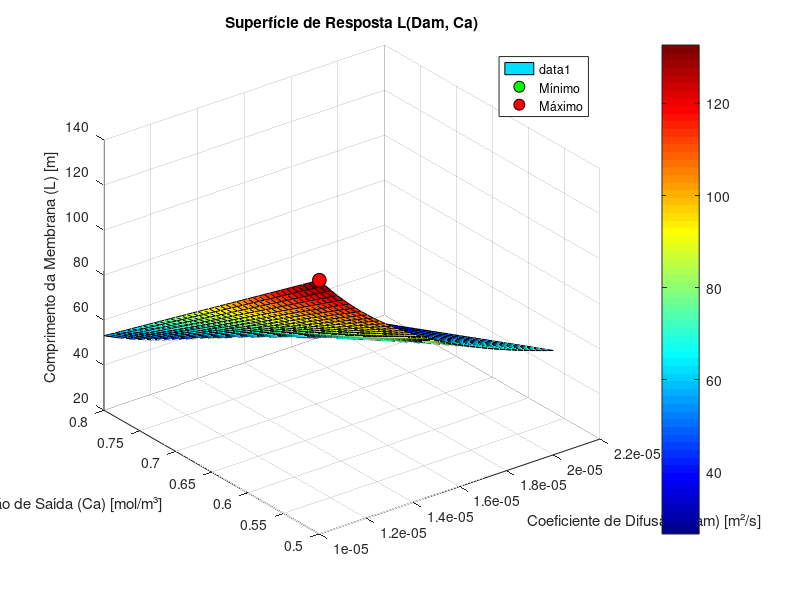

Here is the MATLAB script that generated this plot:
% =========================================================================
% PARTE 1: SIMULAÇÃO DA MEMBRANA (Seu código original)
% =========================================================================

clc;
clear;
close all;

fprintf('Iniciando simulação da membrana...\n\n');

% Parâmetros do problema
F = 0.2;         % Fluxo volumétrico (assumido, [m/s] ou similar)
Cao = 1;         % Concentração inicial (mol/m³) [cite: 700]
RIn = 0.1;       % Raio interno da membrana (m) [cite: 719]
Rout = 0.2;      % Raio externo da membrana (m) [cite: 720]
delta1 = 8.314;  % Constante (representando CT*XAs*gamma1) [cite: 707, 718]

% Intervalos para as variáveis independentes
Dam_range = linspace(0.00001, 0.00002, 40); % Intervalo para Dam
Ca_range = linspace(0.5, 0.8, 40);        % Intervalo para Ca (concentração de saída)

% Função L(Dam, Ca) baseada na equação da aula
L = @(Dam, Ca) (F * (Cao - Ca) .* log(Rout / RIn)) ./ (2 * pi * Dam * Cao * delta1);

% Criando a malha de pontos para cálculo e plotagem
[X_dam, Y_ca] = meshgrid(Dam_range, Ca_range); % Matrizes 2D para Dam e Ca
Z_l = L(X_dam, Y_ca);                      % Matriz 2D com os resultados de L

% Encontrando o ponto mínimo e máximo diretamente das matrizes (mais eficiente)
[min_value, min_idx] = min(Z_l(:));
[min_row, min_col] = ind2sub(size(Z_l), min_idx);
min_Dam = X_dam(min_row, min_col);
min_Ca = Y_ca(min_row, min_col);

[max_value, max_idx] = max(Z_l(:));
[max_row, max_col] = ind2sub(size(Z_l), max_idx);
max_Dam = X_dam(max_row, max_col);
max_Ca = Y_ca(max_row, max_col);

% Exibindo os resultados
disp(['Valor mínimo do comprimento (L) = ', num2str(min_value), ' m']);
disp(['Ocorre para Dam = ', num2str(min_Dam), ' m²/s e Ca = ', num2str(min_Ca), ' mol/m³']);
disp('--------------------------------------------------------------------------------');
disp(['Valor máximo do comprimento (L) = ', num2str(max_value), ' m']);
disp(['Ocorre para Dam = ', num2str(max_Dam), ' m²/s e Ca = ', num2str(max_Ca), ' mol/m³']);

% Plotando a função L(Dam, Ca)
figure(1);
set(gcf, 'Position', [100, 100, 800, 600]);
surf(X_dam, Y_ca, Z_l);
colormap jet;
xlabel('Coeficiente de Difusão (Dam) [m²/s]');
ylabel('Concentração de Saída (Ca) [mol/m³]');
zlabel('Comprimento da Membrana (L) [m]');
title('Superfície de Resposta L(Dam, Ca)');
colorbar;
hold on;
% Marcando os pontos de mínimo e máximo no gráfico 3D
plot3(min_Dam, min_Ca, min_value, 'ko', 'MarkerFaceColor', 'g', 'MarkerSize', 10, 'DisplayName', 'Mínimo');
plot3(max_Dam, max_Ca, max_value, 'ko', 'MarkerFaceColor', 'r', 'MarkerSize', 10, 'DisplayName', 'Máximo');
legend('show');
hold off;


% =========================================================================
% PARTE 2: PREPARAÇÃO E EXPORTAÇÃO DOS DADOS PARA CSV
% =========================================================================

fprintf('\nIniciando a preparação dos dados para exportação...\n');

% --- Passo 1: "Achatar" os dados 2D para uma matriz de tabela ---
num_pontos = numel(X_dam); % Número total de pontos na malha
dados_para_salvar = zeros(num_pontos, 3); % Matriz com 3 colunas: Dam, Ca, L

% Preenchendo a matriz a partir das matrizes da malha
dados_para_salvar(:, 1) = X_dam(:); % Achatando a matriz de Dam para uma coluna
dados_para_salvar(:, 2) = Y_ca(:);  % Achatando a matriz de Ca para uma coluna
dados_para_salvar(:, 3) = Z_l(:);   % Achatando a matriz de L para uma coluna

% --- Passo 2: Definir cabeçalho e nome do arquivo ---
cabecalho = {'Dam_m2_s', 'Ca_mol_m3', 'L_membrana_m'};
nome_arquivo = 'TRFM6_Ex.csv';

% --- Passo 3: Escrever o arquivo CSV ---
fid = fopen(nome_arquivo, 'w');

% Escreve o cabeçalho
fprintf(fid, '%s', cabecalho{1});
for i = 2:length(cabecalho)
    fprintf(fid, ';%s', cabecalho{i});  % Usa ponto e vírgula como separador
end
fprintf(fid, '\n');

% Escreve os dados numéricos
for i = 1:size(dados_para_salvar, 1)
    fprintf(fid, '%.6e;%.6f;%.6f\n', ...
            dados_para_salvar(i, 1), ...
            dados_para_salvar(i, 2), ...
            dados_para_salvar(i, 3));
end

fclose(fid);

fprintf('Dados exportados com sucesso para o arquivo "%s".\n', nome_arquivo);
fprintf('%d linhas de dados foram salvas.\n', size(dados_para_salvar, 1));
